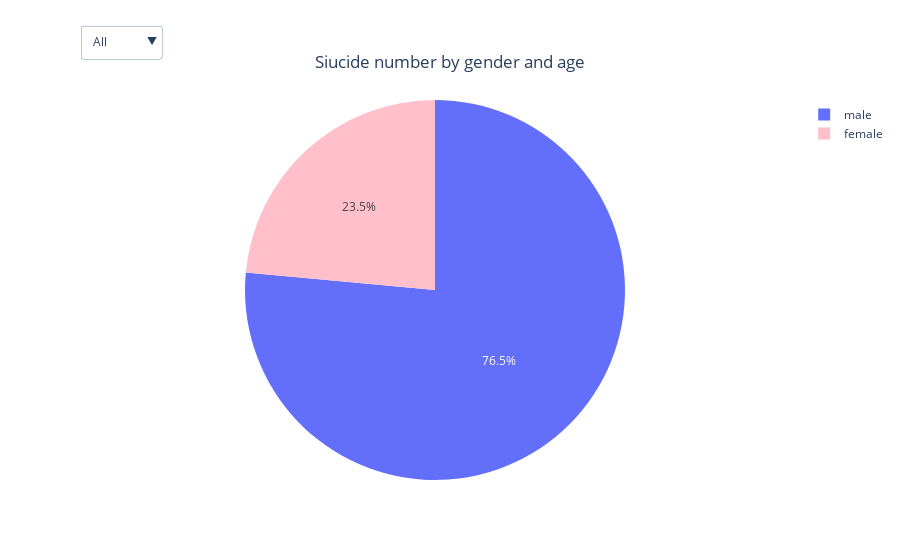

Notebook cell for this chart:
### Code cell
genders = go.Pie(labels=sex_suicide['Gender'], values=sex_suicide['suicides_no'])
male = go.Pie(labels=sex_suicide['age'][sex_suicide['Gender']=='male'], 
              values=sex_suicide['suicides_no'][sex_suicide['Gender']=='male'])
female = go.Pie(labels=sex_suicide['age'][sex_suicide['Gender']=='female'], 
              values=sex_suicide['suicides_no'][sex_suicide['Gender']=='female'])

fig = go.Figure()

fig.add_trace(genders)
fig.add_trace(male)
fig.add_trace(female)

fig.data[0].visible = True
fig.data[1].visible = False
fig.data[2].visible = False


fig.update_layout(
    updatemenus=[
        dict(
            type="dropdown",
            buttons=[
                dict(
                    label="All",
                    method="update",
                    args=[{"visible": [True, False, False]}]
                ),
                dict(
                    label="Male",
                    method="update",
                    args=[{"visible": [False, True, False]}]
                ),
                dict(
                    label="Female",
                    method="update",
                    args=[{"visible": [False, False, True]}]
                )
            ],
            direction="down",
            pad={"r": 1, "t": 1},
            showactive=True,
            x=0,
            xanchor="left",
            y=1.2,
            yanchor="top"
    )],
    title={
        'text': "Siucide number by gender and age",
        'y':0.9,
        'x':0.5,
        'xanchor': 'center',
        'yanchor': 'top'})

fig.update_traces(marker_colors=['pink','lightblue'])

fig.show()

### Figure 1 — Plotly figure (JSON) as saved in the notebook; plotly's stock layout.template omitted (floating-point values rounded to 4 significant figures)
{"data": [{"labels": ["female", "female", "female", "female", "female", "female", "male", "male", "male", "male", "male", "male"], "marker": {"colors": ["pink", "lightblue"]}, "type": "pie", "values": [196790, 230225, 548422, 20111, 468293, 241237, 684300, 978490, 2049269, 39727, 1311736, 477335], "visible": true}, {"labels": ["15-24 years", "25-34 years", "35-54 years", "5-14 years", "55-74 years", "75+ years"], "marker": {"colors": ["pink", "lightblue"]}, "type": "pie", "values": [684300, 978490, 2049269, 39727, 1311736, 477335], "visible": false}, {"labels": ["15-24 years", "25-34 years", "35-54 years", "5-14 years", "55-74 years", "75+ years"], "marker": {"colors": ["pink", "lightblue"]}, "type": "pie", "values": [196790, 230225, 548422, 20111, 468293, 241237], "visible": false}], "layout": {"title": {"text": "Siucide number by gender and age", "x": 0.5, "xanchor": "center", "y": 0.9, "yanchor": "top"}, "updatemenus": [{"buttons": [{"args": [{"visible": [true, false, false]}], "label": "All", "method": "update"}, {"args": [{"visible": [false, true, false]}], "label": "Male", "method": "update"}, {"args": [{"visible": [false, false, true]}], "label": "Female", "method": "update"}], "direction": "down", "pad": {"r": 1, "t": 1}, "showactive": true, "type": "dropdown", "x": 0, "xanchor": "left", "y": 1.2, "yanchor": "top"}]}}
